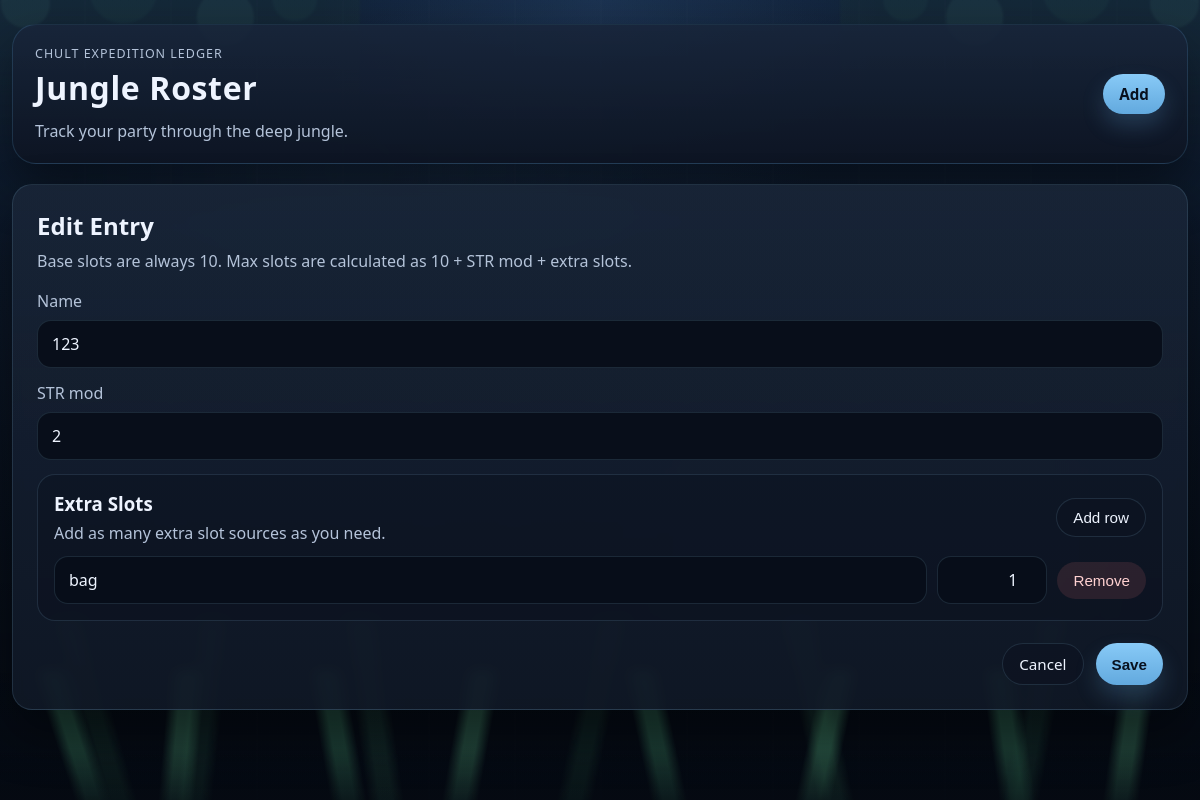
Page /edit/2 on the committed database.
### tables this page shows
CREATE TABLE members (
            id INTEGER PRIMARY KEY AUTOINCREMENT,
            name TEXT NOT NULL,
            str_mod INTEGER NOT NULL DEFAULT 0,
            max_slots INTEGER NOT NULL DEFAULT 0,
            used_slots INTEGER NOT NULL DEFAULT 0
        );

CREATE TABLE extra_slots (
            id INTEGER PRIMARY KEY AUTOINCREMENT,
            member_id INTEGER NOT NULL,
            name TEXT NOT NULL,
            amount INTEGER NOT NULL DEFAULT 0,
            FOREIGN KEY (member_id) REFERENCES members (id) ON DELETE CASCADE
        );

### app.py (the view, shortened to what this page needs)
@app.route("/edit/<int:member_id>", methods=["GET", "POST"])
def edit_member(member_id: int) -> str:
    member = get_member(member_id)
    extra_slots = [
        {"name": row["name"], "amount": row["amount"]}
        for row in get_member_extra_slots(member_id)
    ]
    if not extra_slots:
        extra_slots = [{"name": "", "amount": 0}]
    return render_template(
        "form.html",
        member=member,
        extra_slots=extra_slots,
        page_title="Edit Entry",
    )

### app.py (called while the page is built)
def get_db() -> sqlite3.Connection:
    if "db" not in g:
        g.db = sqlite3.connect(DATABASE)
        g.db.row_factory = sqlite3.Row
        g.db.execute("PRAGMA foreign_keys = ON")
    return g.db

def get_member(member_id: int) -> sqlite3.Row:
    member = get_db().execute(
        "SELECT * FROM members WHERE id = ?", (member_id,)
    ).fetchone()
    if member is None:
        raise ValueError("Entry not found.")
    return member

def get_member_extra_slots(member_id: int) -> list[sqlite3.Row]:
    return get_db().execute(
        """
        SELECT id, name, amount
        FROM extra_slots
        WHERE member_id = ?
        ORDER BY id
        """,
        (member_id,),
    ).fetchall()

### templates/form.html (shortened to what this page needs)
{% extends "base.html" %}
{% block content %}
  <section class="form-panel">
    <div class="panel-heading">
      <h2>{{ page_title }}</h2>
      <p>Base slots are always 10. Max slots are calculated as 10 + STR mod + extra slots.</p>
    </div>
    <form class="member-form" method="post">
      <label>
        Name
        <input
          type="text"
          name="name"
          value="{{ member['name'] if member else '' }}"
          placeholder="Vivy"
          required
        >
      </label>
      <label>
        STR mod
        <input
          type="number"
          name="str_mod"
          value="{{ member['str_mod'] if member else 0 }}"
        >
      </label>
      <section class="extra-slots-section">
        <div class="extra-slots-header">
          <div>
            <h3>Extra Slots</h3>
            <p>Add as many extra slot sources as you need.</p>
          </div>
          <button class="ghost-button add-row-button" type="button" id="add-extra-slot">Add row</button>
        </div>
        <div class="extra-slot-list" id="extra-slot-list">
          {% for item in extra_slots %}
            <div class="extra-slot-row">
              <input
                type="text"
                name="extra_slots_name"
                value="{{ item['name'] }}"
                placeholder="Porter, mule, bag of holding"
              >
              <input
                type="number"
                name="extra_slots_amount"
                min="0"
                value="{{ item['amount'] }}"
                placeholder="0"
              >
              <button class="remove-row-button" type="button">Remove</button>
            </div>
          {% endfor %}
        </div>
      </section>
      <div class="form-actions">
        <a class="ghost-button" href="{{ url_for('index') }}">Cancel</a>
        <button class="primary-button" type="submit">Save</button>
      </div>
    </form>
  </section>
{% endblock %}

### static/styles.css (style rules this page uses)
:root { color-scheme: dark; --bg: #08111f; --panel: rgba(16, 24, 38, 0.9); --panel-alt: rgba(24, 36, 56, 0.88); --border: rgba(118, 165, 193, 0.18); --text: #eef4ff; --muted: #b4c3d9; --accent: #62a9de; --accent-strong: #88caf7; --danger: #e08973; --shadow: 0 24px 50px rgba(0, 0, 0, 0.42); }
* { box-sizing: border-box; }
body { position: relative; margin: 0; min-height: 100vh; font-family: "Segoe UI", Tahoma, Geneva, Verdana, sans-serif; background: radial-gradient(circle at top, rgba(85, 143, 212, 0.18), transparent 28%), linear-gradient(180deg, #14263f 0%, #0b1524 54%, #050a12 100%); color: var(--text); overflow-x: hidden; }
body::before { content: ""; position: fixed; inset: 0; background: linear-gradient(rgba(7, 16, 29, 0.14), rgba(5, 10, 18, 0.64)), repeating-linear-gradient( 90deg, transparent 0, transparent 84px, rgba(255, 255, 255, 0.015) 85px, transparent 86px ); pointer-events: none; z-index: 0; }
a, button { transition: opacity 0.2s ease, transform 0.2s ease, background-color 0.2s ease; }
h1, h2, h3, p { margin: 0; }
.primary-button, .ghost-button, .actions a, .actions button, .quick-actions button, .remove-row-button, .loot-item-actions button { border: 0; border-radius: 999px; padding: 10px 16px; font-size: 0.95rem; cursor: pointer; text-decoration: none; }
.primary-button { background: linear-gradient(180deg, var(--accent-strong), var(--accent)); color: #08111f; font-weight: 700; box-shadow: 0 12px 22px rgba(98, 169, 222, 0.22); }
.ghost-button, .quick-actions button { background: rgba(13, 20, 34, 0.78); border: 1px solid var(--border); color: var(--text); }
.member-card, .form-panel, .empty-state { background: linear-gradient(180deg, rgba(39, 67, 60, 0.06), transparent 50%), linear-gradient(180deg, var(--panel-alt), var(--panel)); border: 1px solid var(--border); border-radius: 20px; box-shadow: var(--shadow); backdrop-filter: blur(6px); }
.loot-form input, .member-form input, .member-form textarea { width: 100%; padding: 12px 14px; border: 1px solid var(--border); border-radius: 14px; background: rgba(7, 13, 24, 0.88); color: var(--text); font: inherit; }
.actions button, .remove-row-button, .loot-item-actions button { background: rgba(255, 127, 127, 0.12); color: #ffd1d1; }
.form-panel, .empty-state { padding: 24px; }
.panel-heading { margin-bottom: 18px; }
.panel-heading p, .empty-state p { margin-top: 8px; color: var(--muted); }
.member-form { display: grid; gap: 14px; }
.member-form label { display: grid; gap: 8px; color: var(--muted); }
.extra-slots-section { display: grid; gap: 12px; padding: 16px; border: 1px solid var(--border); border-radius: 18px; background: rgba(7, 13, 24, 0.3); }
.extra-slots-header { display: flex; align-items: center; justify-content: space-between; gap: 12px; }
.extra-slots-header p { margin-top: 6px; color: var(--muted); }
.add-row-button { white-space: nowrap; }
.extra-slot-list { display: grid; gap: 10px; }
.extra-slot-row { display: grid; grid-template-columns: minmax(0, 1fr) 110px auto; gap: 10px; align-items: center; }
.extra-slot-row input[type="number"] { text-align: right; }
.form-actions { display: flex; justify-content: flex-end; gap: 12px; margin-top: 8px; }

### rows in the picture
members: name "123", str_mod "2"
extra_slots: extra_slots_name "bag", extra_slots_amount "1"

### other values in the picture
{{ page_title }} "Edit Entry"
